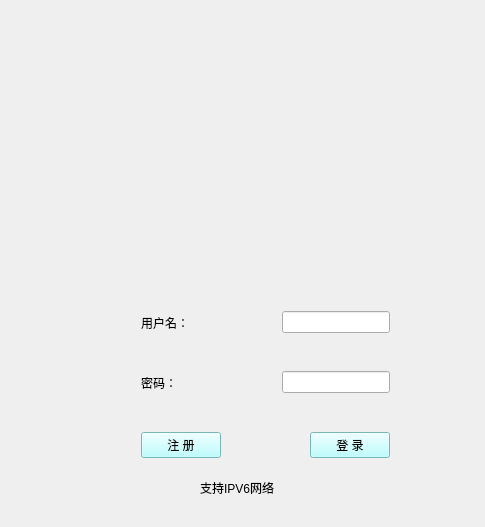
<?xml version="1.0" encoding="UTF-8"?>
<ui version="4.0">
 <class>MainWindow</class>
 <widget class="QMainWindow" name="MainWindow">
  <property name="geometry">
   <rect>
    <x>0</x>
    <y>0</y>
    <width>485</width>
    <height>527</height>
   </rect>
  </property>
  <property name="windowTitle">
   <string>智能码头集装箱管控平台</string>
  </property>
  <property name="styleSheet">
   <string notr="true">QMainWindow{
	
	
	background-color: qconicalgradient(cx:0.5, cy:0.5, angle:0, stop:0 rgba(35, 40, 3, 255), stop:0.16 rgba(136, 106, 22, 255), stop:0.225 rgba(166, 140, 41, 255), stop:0.285 rgba(204, 181, 74, 255), stop:0.345 rgba(235, 219, 102, 255), stop:0.415 rgba(245, 236, 112, 255), stop:0.52 rgba(209, 190, 76, 255), stop:0.57 rgba(187, 156, 51, 255), stop:0.635 rgba(168, 142, 42, 255), stop:0.695 rgba(202, 174, 68, 255), stop:0.75 rgba(218, 202, 86, 255), stop:0.815 rgba(208, 187, 73, 255), stop:0.88 rgba(187, 156, 51, 255), stop:0.935 rgba(137, 108, 26, 255), stop:1 rgba(35, 40, 3, 255));
}</string>
  </property>
  <widget class="QWidget" name="centralWidget">
   <widget class="QLabel" name="label">
    <property name="geometry">
     <rect>
      <x>0</x>
      <y>0</y>
      <width>491</width>
      <height>291</height>
     </rect>
    </property>
    <property name="text">
     <string/>
    </property>
    <property name="pixmap">
     <pixmap resource="ziyuan.qrc">:/new/prefix1/ziyuan/2.png</pixmap>
    </property>
   </widget>
   <widget class="QLabel" name="label_2">
    <property name="geometry">
     <rect>
      <x>-130</x>
      <y>-30</y>
      <width>481</width>
      <height>191</height>
     </rect>
    </property>
    <property name="styleSheet">
     <string notr="true"/>
    </property>
    <property name="text">
     <string/>
    </property>
   </widget>
   <widget class="QWidget" name="widget_2" native="true">
    <property name="geometry">
     <rect>
      <x>130</x>
      <y>300</y>
      <width>271</width>
      <height>45</height>
     </rect>
    </property>
    <layout class="QHBoxLayout" name="horizontalLayout">
     <item>
      <widget class="QLabel" name="label_4">
       <property name="text">
        <string>用户名：</string>
       </property>
      </widget>
     </item>
     <item>
      <spacer name="horizontalSpacer">
       <property name="orientation">
        <enum>Qt::Horizontal</enum>
       </property>
       <property name="sizeHint" stdset="0">
        <size>
         <width>34</width>
         <height>20</height>
        </size>
       </property>
      </spacer>
     </item>
     <item>
      <widget class="QLineEdit" name="lineEdit_Account">
       <property name="styleSheet">
        <string notr="true">QLineEdit:hover{
border-style:ooutset;
border-radius:10px;
padding:6px;
background-color: rgb(255, 255, 127);
		 
}</string>
       </property>
      </widget>
     </item>
    </layout>
   </widget>
   <widget class="QWidget" name="widget_3" native="true">
    <property name="geometry">
     <rect>
      <x>130</x>
      <y>360</y>
      <width>271</width>
      <height>45</height>
     </rect>
    </property>
    <layout class="QHBoxLayout" name="horizontalLayout_2">
     <item>
      <widget class="QLabel" name="label_5">
       <property name="text">
        <string>密码：</string>
       </property>
      </widget>
     </item>
     <item>
      <spacer name="horizontalSpacer_2">
       <property name="orientation">
        <enum>Qt::Horizontal</enum>
       </property>
       <property name="sizeHint" stdset="0">
        <size>
         <width>52</width>
         <height>20</height>
        </size>
       </property>
      </spacer>
     </item>
     <item>
      <widget class="QLineEdit" name="lineEdit_Password">
       <property name="styleSheet">
        <string notr="true">QLineEdit:hover{
border-style:ooutset;
border-radius:10px;
padding:6px;
background-color: rgb(255, 255, 127);
		 
}</string>
       </property>
       <property name="echoMode">
        <enum>QLineEdit::Password</enum>
       </property>
      </widget>
     </item>
    </layout>
   </widget>
   <widget class="QLabel" name="label_3">
    <property name="geometry">
     <rect>
      <x>200</x>
      <y>480</y>
      <width>121</width>
      <height>16</height>
     </rect>
    </property>
    <property name="text">
     <string>支持IPV6网络</string>
    </property>
   </widget>
   <widget class="QWidget" name="widget" native="true">
    <property name="geometry">
     <rect>
      <x>130</x>
      <y>420</y>
      <width>271</width>
      <height>50</height>
     </rect>
    </property>
    <layout class="QHBoxLayout" name="horizontalLayout_3">
     <item>
      <widget class="QPushButton" name="button_Account">
       <property name="styleSheet">
        <string notr="true">QPushButton:hover{color:rgb(255, 0, 0);
background-color: rgb(170, 255, 0);
}
QPushButton{background-color:rgb(170, 255, 255)}</string>
       </property>
       <property name="text">
        <string>注 册</string>
       </property>
      </widget>
     </item>
     <item>
      <spacer name="horizontalSpacer_3">
       <property name="orientation">
        <enum>Qt::Horizontal</enum>
       </property>
       <property name="sizeHint" stdset="0">
        <size>
         <width>86</width>
         <height>20</height>
        </size>
       </property>
      </spacer>
     </item>
     <item>
      <widget class="QPushButton" name="pushButton_5">
       <property name="styleSheet">
        <string notr="true">QPushButton:hover{color:rgb(255, 0, 0);

	background-color: rgb(170, 255, 0);
}
QPushButton{
	background-color:rgb(170, 255, 255)
}
</string>
       </property>
       <property name="text">
        <string>登 录</string>
       </property>
      </widget>
     </item>
    </layout>
   </widget>
   <zorder>label</zorder>
   <zorder>label_2</zorder>
   <zorder>widget_3</zorder>
   <zorder>widget_2</zorder>
   <zorder>label_3</zorder>
   <zorder>widget</zorder>
  </widget>
 </widget>
 <layoutdefault spacing="6" margin="11"/>
 <resources>
  <include location="ziyuan.qrc"/>
 </resources>
 <connections/>
</ui>
